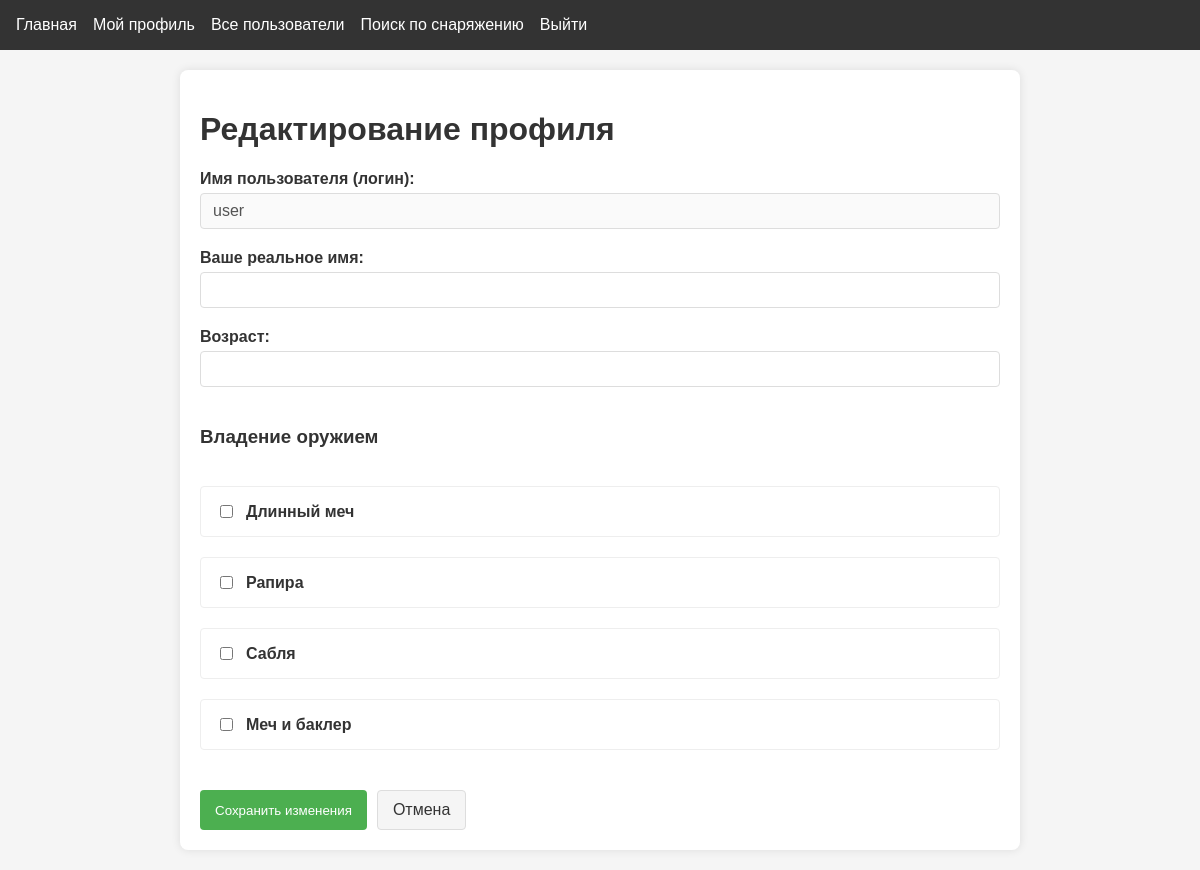
The page /edit_profile/ (signed in) on the database as committed earlier.
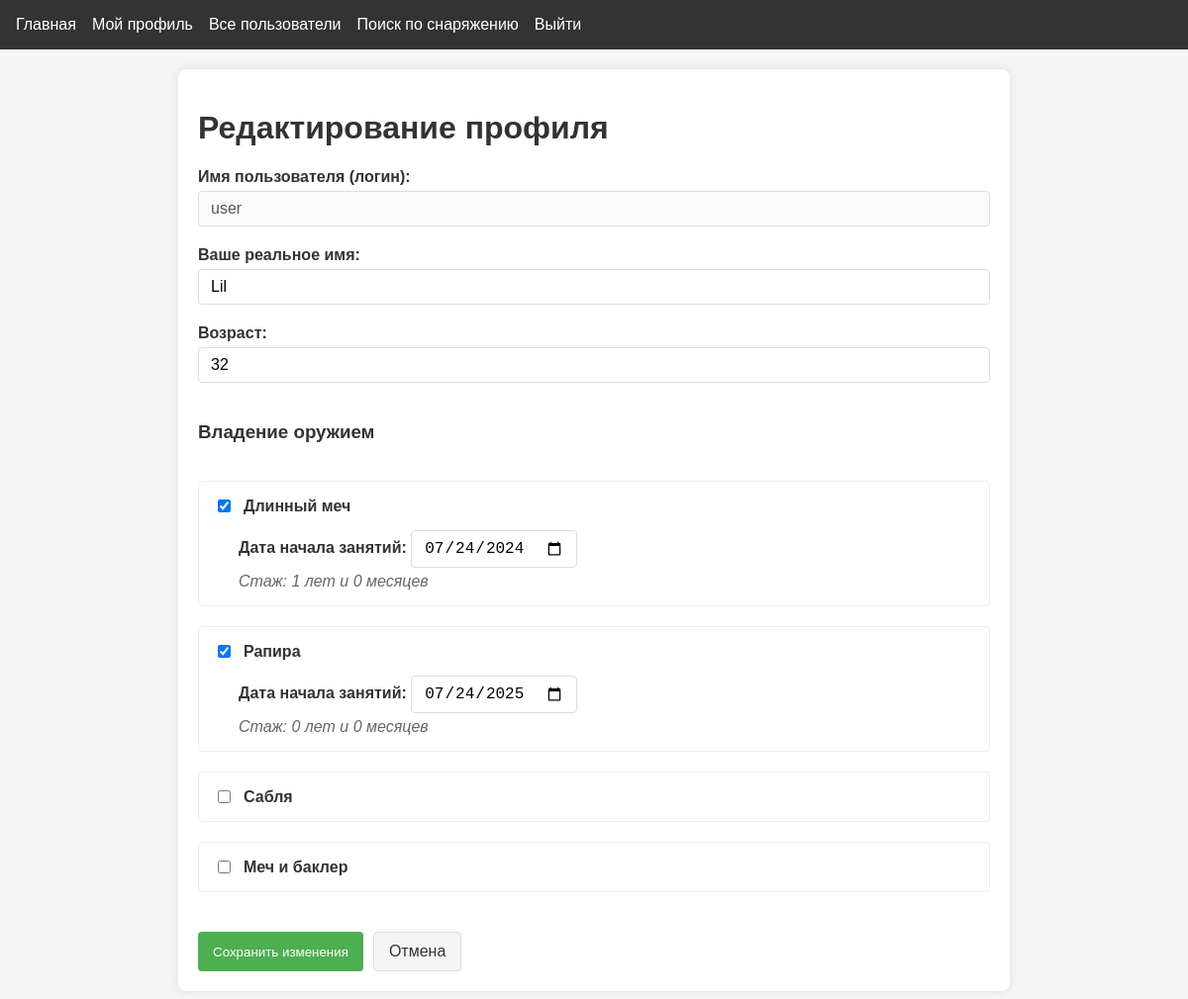
The same page on the database as committed later.
### app.py (models this page shows)
class User(db.Model, UserMixin):
    id = db.Column(db.Integer, primary_key=True)
    username = db.Column(db.String(80), unique=True, nullable=False)
    password = db.Column(db.String(120), nullable=False)
    weapon_class = db.Column(db.String(20), default="sword_buckler")
    age = db.Column(db.Integer)
    real_name = db.Column(db.String(100))
    has_longsword = db.Column(db.Boolean, default=False)
    longsword_since = db.Column(db.Date)
    has_rapier = db.Column(db.Boolean, default=False)
    rapier_since = db.Column(db.Date)
    has_sabre = db.Column(db.Boolean, default=False)
    sabre_since = db.Column(db.Date)
    has_sword_buckler = db.Column(db.Boolean, default=False)
    sword_buckler_since = db.Column(db.Date)
    items = db.relationship(
        "InventoryItem", backref="user", lazy=True, cascade="all, delete-orphan"
    )

### app.py (the view, shortened to what this page needs)
@app.route("/edit_profile/", methods=["GET", "POST"])
@login_required
def edit_profile():
    weapon_data = []
    today = date.today()
    weapons = [
        ("longsword", "Длинный меч"),
        ("rapier", "Рапира"),
        ("sabre", "Сабля"),
        ("sword_buckler", "Меч и баклер"),
    ]
    for field, name in weapons:
        has_weapon = getattr(current_user, f"has_{field}")
        since_date = getattr(current_user, f"{field}_since")
        experience = None
        if has_weapon and since_date:
            delta = relativedelta(today, since_date)
            experience = {"years": delta.years, "months": delta.months}
        weapon_data.append(
            {
                "name": name,
                "field": field,
                "has": has_weapon,
                "since": since_date,
                "experience": experience,
            }
        )
    return render_template("edit_profile.html", weapon_data=weapon_data)

### app.py (called while the page is built)
@login_manager.user_loader
def load_user(user_id):
    return User.query.get(int(user_id))

### templates/edit_profile.html (shortened to what this page needs)
{% extends "base.html" %}
{% block content %}
<div class="upload-container">
    <h1>Редактирование профиля</h1>
    <form method="POST" class="upload-form">
        <div class="form-group">
            <label>Имя пользователя (логин):</label>
            <input type="text" value="{{ current_user.username }}" disabled class="form-control">
        </div>
        <div class="form-group">
            <label>Ваше реальное имя:</label>
            <input type="text" name="real_name" value="{{ current_user.real_name or '' }}" class="form-control">
        </div>
        <div class="form-group">
            <label>Возраст:</label>
            <input type="number" name="age" value="{{ current_user.age or '' }}" min="1" max="120" class="form-control">
        </div>
        <h3>Владение оружием</h3>
        {% for weapon in weapon_data %}
        <div class="weapon-section form-group">
            <div class="checkbox-group">
                <input type="checkbox" id="has_{{ weapon.field }}" name="has_{{ weapon.field }}"
                      {% if weapon.has %}checked{% endif %} class="weapon-checkbox">
                <label for="has_{{ weapon.field }}"> {{ weapon.name }}</label>
            </div>
            <div class="since-date {% if not weapon.has %}hidden{% endif %}">
                <label>Дата начала занятий:</label>
                <input type="date" name="{{ weapon.field }}_since"
                      value="{{ weapon.since.strftime('%Y-%m-%d') if weapon.since else '' }}" class="form-control">
                {% if weapon.experience %}
                <div class="experience-info">
                    Стаж: {{ weapon.experience.years }} лет и {{ weapon.experience.months }} месяцев
                </div>
                {% endif %}
            </div>
        </div>
        {% endfor %}
        <div class="form-actions">
            <button type="submit" class="btn btn-primary">Сохранить изменения</button>
            <a href="{{ url_for('view_profile', username=current_user.username) }}" class="btn btn-secondary">Отмена</a>
        </div>
    </form>
</div>
{% endblock %}

Rows that differ between the two databases and show on the page:
changed User "user": real_name (not shown) → "Lil"; age (not shown) → "32"
Other text that changed with them:
new list line: "☑ Длинный меч Дата начала занятий: Стаж: 1 лет и 0 месяцев"
new list line: "07/24/2024"
new list line: "☑ Рапира Дата начала занятий: Стаж: 0 лет и 0 месяцев"
new list line: "07/24/2025"
list line gone: "☐ Длинный меч"
list line gone: "☐ Рапира"
